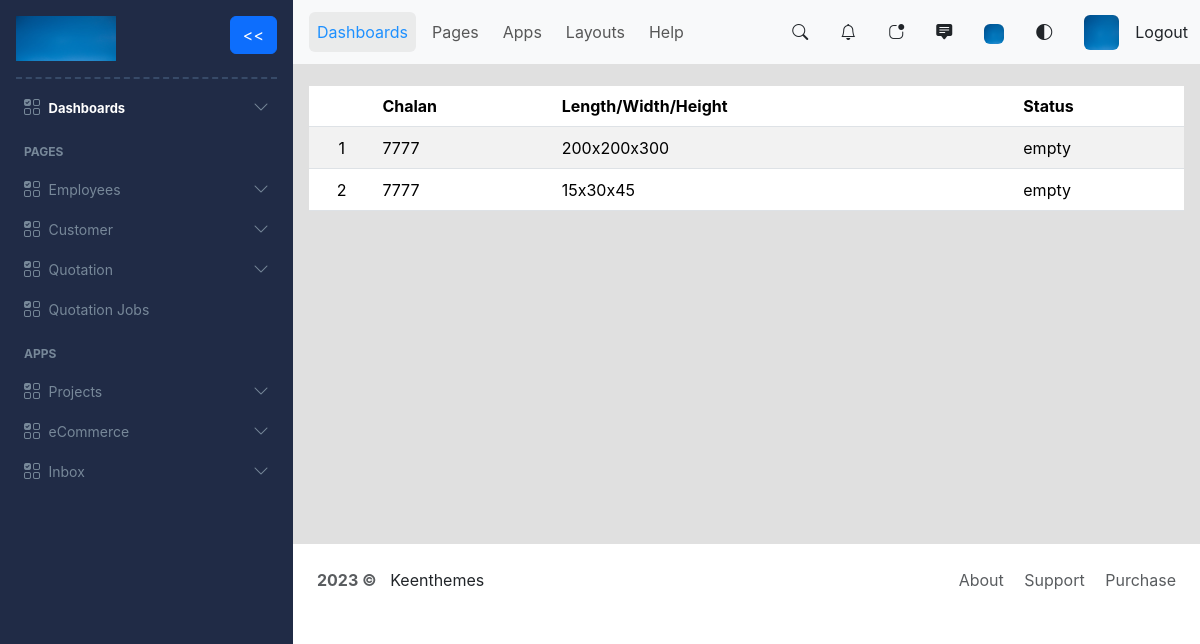
/view_quotation_jobs (signed in), run on the app's committed database.
### myapp/models.py (models this page shows, shortened)
class QuotationJob(models.Model):
    id = models.UUIDField(primary_key=True, default=uuid.uuid4, unique=True, editable=False)
    quotation_id = models.ForeignKey(Quotation, on_delete=models.CASCADE)
    length = models.IntegerField(null=False, blank=False)
    width = models.IntegerField(null=False, blank=False)
    height = models.IntegerField(null=False, blank=False)
    remarks = models.CharField(max_length=700, null=True, blank=True)
    quantity = models.IntegerField(null=False, blank=False)
    attachment = models.FileField(null=True, blank=True)

class Quotation(models.Model):
    status_choices=( ('draft', 'Draft'), ('in_process', 'In Process'), ('ready_to_deliver', 'Ready to Deliver'), ('delivered_successfully', 'Delivered Successfully') )
    id = models.UUIDField(primary_key=True, default=uuid.uuid4, unique=True, editable=False)
    customer_id = models.ForeignKey(Customer, on_delete=models.CASCADE)
    chalan_no = models.IntegerField(null=False, blank=True)
    created_on = models.DateTimeField(default=timezone.now ,null=False, blank=False)
    status = models.CharField(max_length=50, choices=status_choices, default='draft')

### myapp/views.py (the view)
# urls.py: path('view_quotation_jobs', views.viewQuotationJobs, name='view_quotation_jobs'),
@login_required
def viewQuotationJobs(request):
    quotation_jobs = QuotationJob.objects.all()
    quotation_jobs_exist = quotation_jobs.exists()
    return render(request, "quotation_job/view_quotation_jobs.html", {'quotation_jobs': quotation_jobs, 'quotation_jobs_exist': quotation_jobs_exist})

### myapp/templates/quotation_job/view_quotation_jobs.html
{% extends 'index.html' %}
{% block content %}
{% if quotation_jobs_exist %}
<div class='table-responsive'>
    <table class="table table-striped mt-2 align-middle">
        <thead>
        <tr>
            <th scope="col"></th>
            <th scope="col">Chalan</th>
            <th scope="col">Length/Width/Height</th>
            <th scope="col">Status</th>
        </tr>
        </thead>
        <tbody>
        {% for quotation_job in quotation_jobs %}
            <tr style="height: 42px;">
                <td class="text-center">{{forloop.counter}}</td>
                <td><a href="{% url 'each_quotation_job' quotation_job.id %}" style="text-decoration: none; color: black;">{{quotation_job.quotation_id.chalan_no}}</a></td>
                <td><a href="{% url 'each_quotation_job' quotation_job.id %}" style="text-decoration: none; color: black;">{{quotation_job.length}}x{{quotation_job.width}}x{{quotation_job.height}}</a></td>
                <td>empty</td>
            </tr>
        {% endfor %}
        </tbody>
    </table>
</div>
{% else %}
<div class="d-flex justify-content-center">
    <span class="pt-5">Empty Jobs. <a href="{% url 'create_quotation' %}">Create</a> a new quotation or <a href="{% url 'view_quotations' %}">Create</a> jobs for quotations </span>
</div>
{% endif %}
{% endblock content %}

### myapp/static/css/keenweb.css (style rules this page uses)
* { font-family: Inter, Helvetica, "sans-serif";; }

### data on the page
QuotationJob: quotation_id.chalan_no "7777", length "200", width "200", height "300"
QuotationJob: quotation_id.chalan_no "7777", length "15", width "30", height "45"
